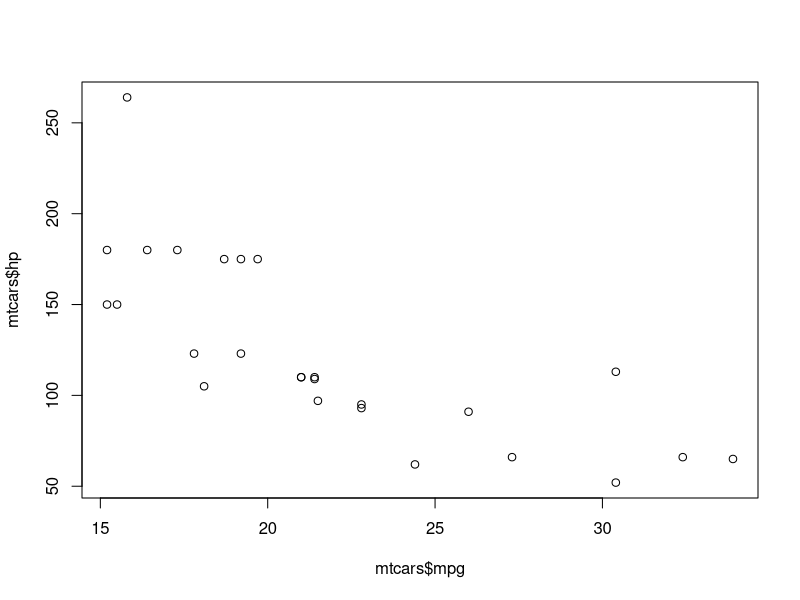
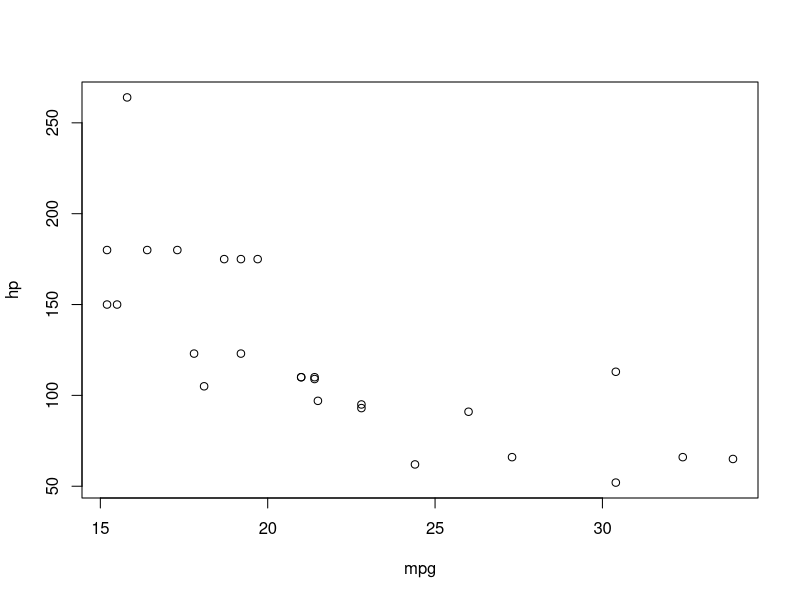
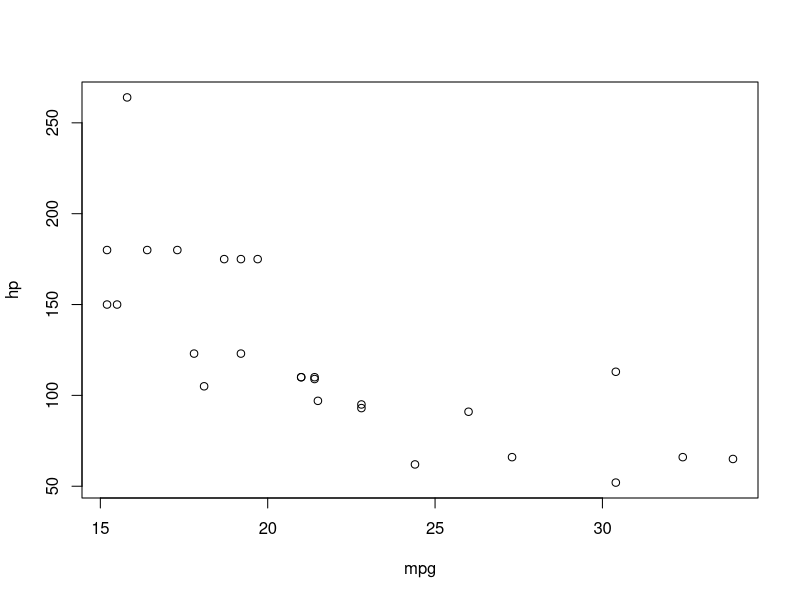
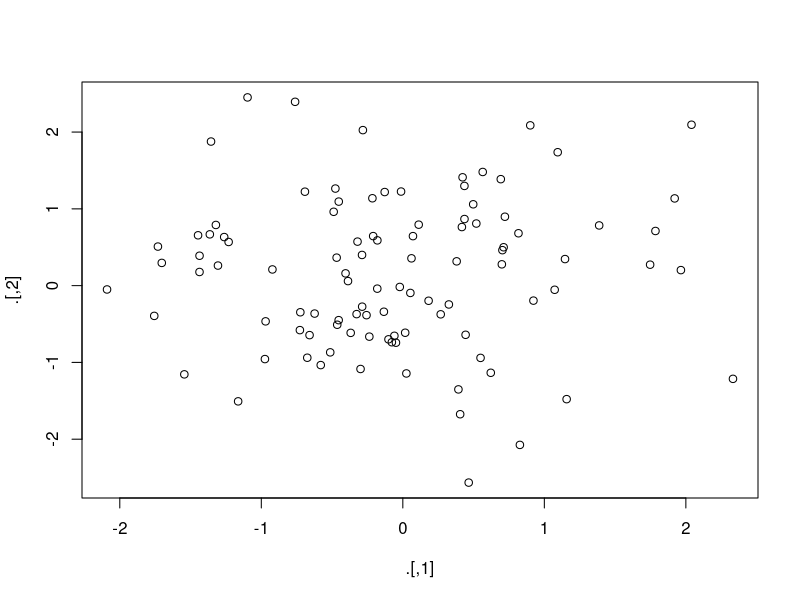

Recreate these plots in R, in order. (Note: this script raises an error after producing the figures.)
library(tidyverse)
###################################
####### 오퍼레이터 배우기 #########
###################################

### 기초 ####

# 1. 기초
1:10 # 벡터 생성
9 %/% 2 # 몫
9 %% 2 # 나머지

# 2. 기초2
# %*% 행렬의 곱
A <- matrix(1:12, ncol = 4)
B <- t(A)
A %*% B

# 3. 기초3
# %o% 벡터외적
1:3 %o% 1:3 # 외적
?"%o%"
# %x% kronecker 곱 (행렬)
M <- matrix(1:6, ncol = 2)
kronecker(4, M)
kronecker(diag(1, 3), M) # 3 by 3 행렬에 크로네커 곱
?kronecker
# example1
# ask for dimnames

fred <- matrix(1:12, 3, 4, 
               dimnames = list(LETTERS[1:3], 
                               LETTERS[4:7]))
bill <- c("happy" = 100, 
          "sad" = 1000)
kronecker(fred, bill, 
          make.dimnames = TRUE)

bill <- outer(bill, c("cat" = 3, "dog" = 4))
kronecker(fred, bill, make.dimnames = TRUE)

#### 초급 ####
1:10 %in% c(2,4,6) # 들어...있니?
# :: # 패키지 함수를 불러올 때
# %>% # 마그리트 연산자! 무조건 알아야 함
iris %>%
  as_tibble %>% 
  dplyr::filter(Species == "setosa")

#### 중급 ####
library(magrittr)
# %<>% # 마그리트를 자동저장
mtcars %<>%
  filter(mpg > 15)
# %$% # 데이터
mtcars %>% names # 변수명
plot(mtcars$mpg, mtcars$hp)
with(mtcars, plot(mpg, hp))
mtcars %$% plot(mpg, hp) # 위 두 개랑 같다

rnorm(200) %>% 
  matrix(ncol = 2) %T>% # 한 칸 뛰어넘기
  plot %>% 
  colSums()


#### 고급 ####
# +, %+replace%
e1 + e2 # 중첩형
e1 %+replace% e2 # 전부 대체
?"%+replace%"
add_el <- theme_grey() +
  theme(text = element_text(family = "Times"))
add_el$text

rep_el <- theme_grey() %+replace%
  theme(text = element_text(family = "Times")) # 나머지는 모두 NULL
rep_el$text

# %<-% # 파이썬에서 사용 하는 것처럼
install.packages("zeallot")
library(zeallot)
?"%<-%"
# simple model and summary
# basic usage
c(a, b) %<-% list(0, 1)

a  # 0
b  # 1

# unpack and assign nested values
c(c(e, f), c(g, h)) %<-% list(list(2, 3), list(3, 4))

e  # 2
f  # 3
g  # 4
h  # 5

# <<- # asign에 하나 더 꺾쇠가 있는 것
# 현재 작성된 환경을 건너뛰어 변수 할당
x <- 3 # 상위환경
myf <- function(){
  x <- 3
  x <<- 2 # 상위 환경에 2를 넣어줘!
  y <- x * 2
  return(y)
}
myf() # 6이 반환되며, x는 2가 되어있다

#::: # 트리플 콜론 오퍼레이터
# 패키지 함수 중 패키지 안에서 사용되는 함수를 밖으로 꺼내쓰는 연산자
?":::"
base::log
base::"+"

## Beware --  use ':::' at your own risk! (see "Details")
stats:::coef.default

# 내가 만드는 오퍼레이터
'%+%' <- function(a, b){
  paste(a,b)
}
"my" %+% "first" %+% "operator"

as_tibble(iris)
as_tibble(iris)

tibble(
  x = 1:5,
  y = 1,
  z = x^2 + y
)

tibble(x=1:5,
       y=1,
       z=x^2+y)

tb <- tibble( # 특수문자도 변수명으로 입력 가능
  `:)` = "smile", 
  ` ` = "space",
  `2000` = "number"
)

tb <- tibble(';' ="smile",
             ' ' = "space",
             '2000' = "number")

tb

tb <- data.frame(';' ="smile",
                 ' ' = "space",
                 '2000' = "number")

tb <- data.frame( # 특수문자도 변수명으로 입력 가능, 데이터프레임은 아님
  `:)` = "smile", 
  ` ` = "space",
  `2000` = "number"
)
tb
tribble(
  ~x, ~y, ~z,
  #--|--|----
  "a", 2, 3.6,
  "b", 1, 8.5
)

names(table1)
names(table1)
table2

table2


example <- table2 %>% 
  pivot_wider(names_from =type,
              values_from = count)

table2 %>%
  pivot_wider(names_from = type, # 와이드 형식으로 만들기
              values_from = count) -> example
example %>% 
  pivot_longer(c(cases, population),
               names_to = "type",
               values_to = "count")

example

table4a %>% 
  pivot_longer(c('1999', '2000'),
               names_to="year",
               values_to = "cases")


table4a %>% # 타이디 형식으로 만들기
  pivot_longer(c(`1999`, `2000`), 
               names_to = "year", 
               values_to = "cases")
